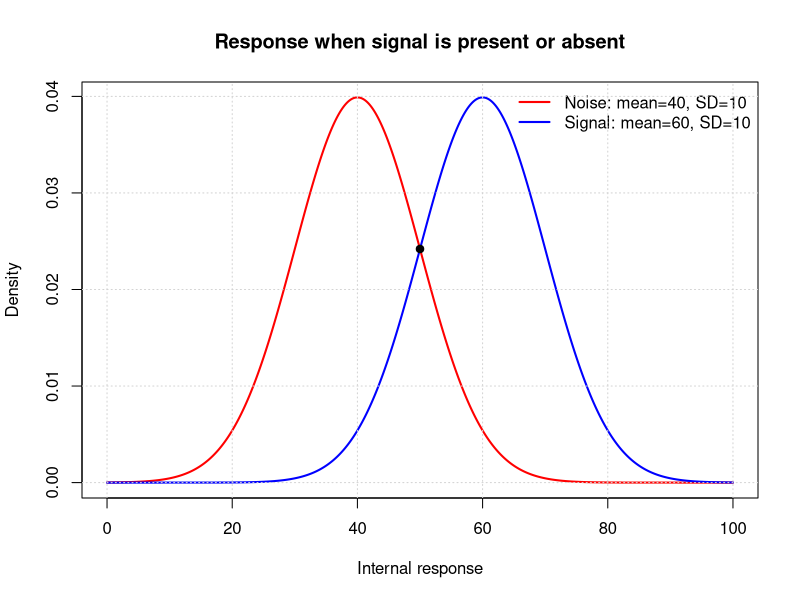
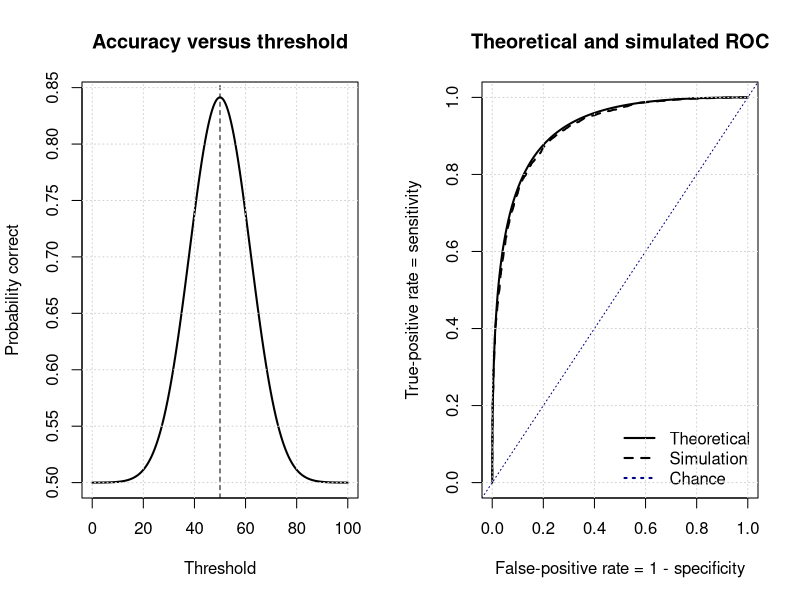
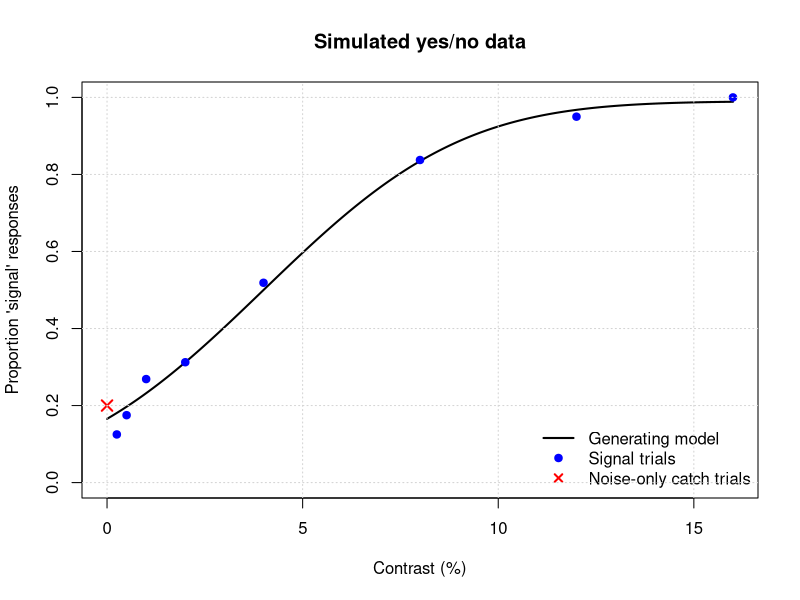
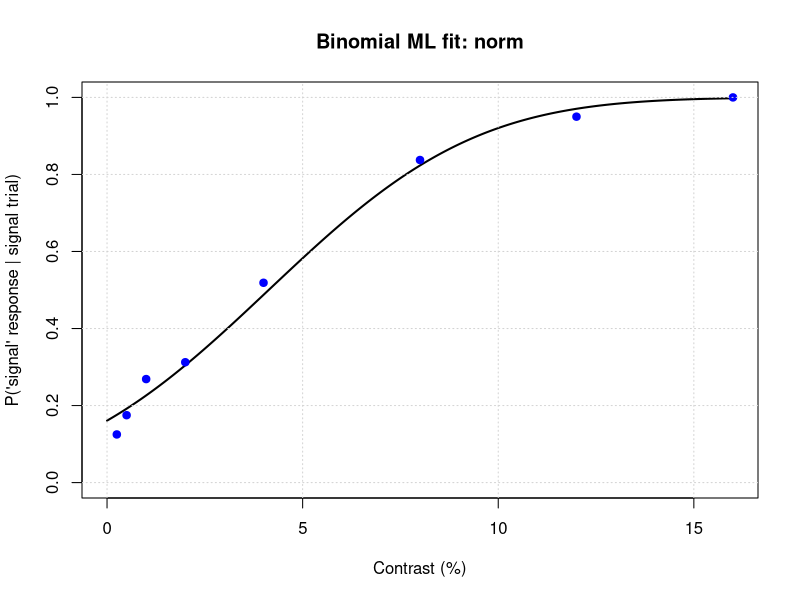
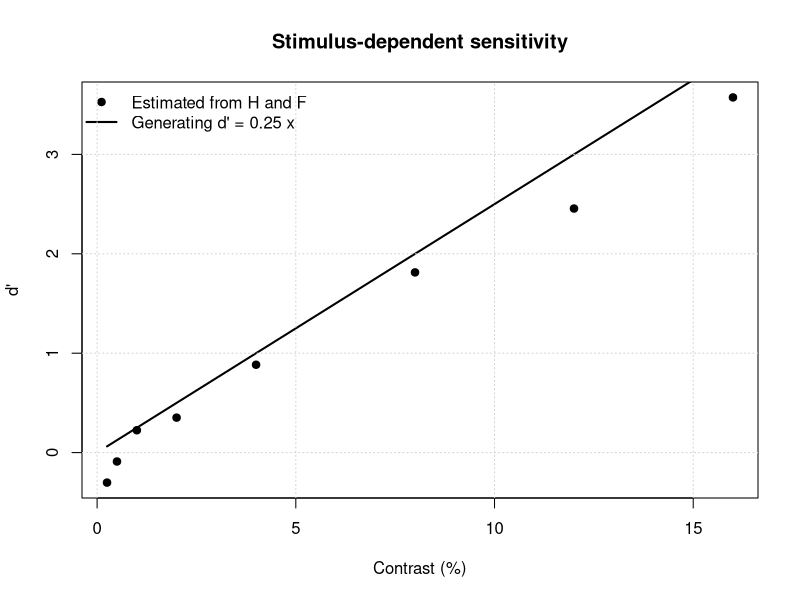
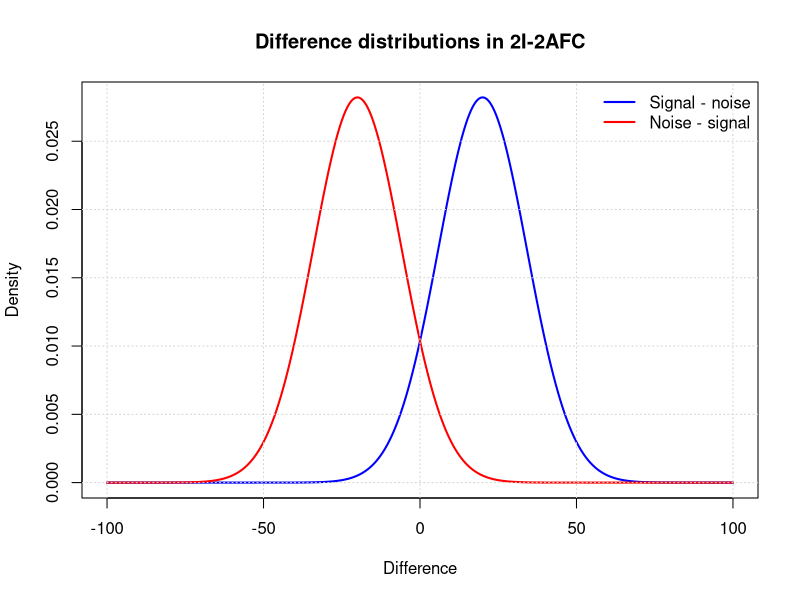
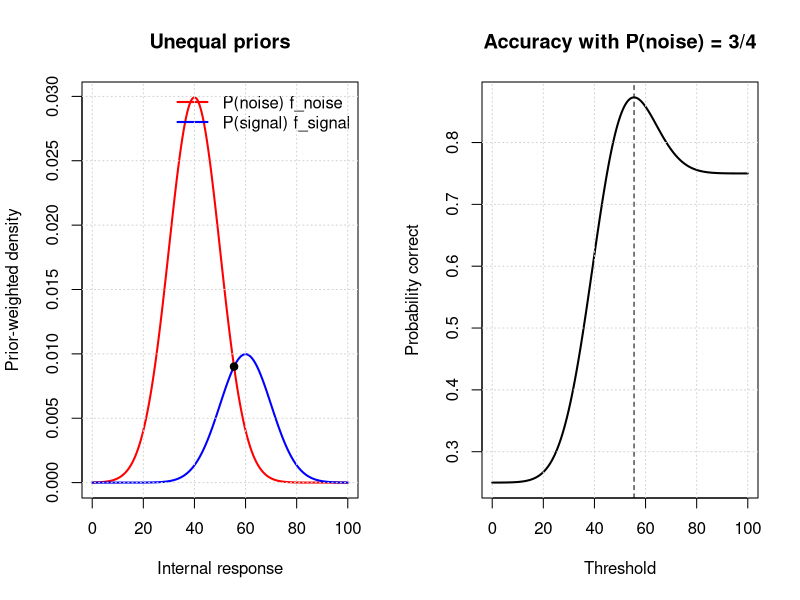
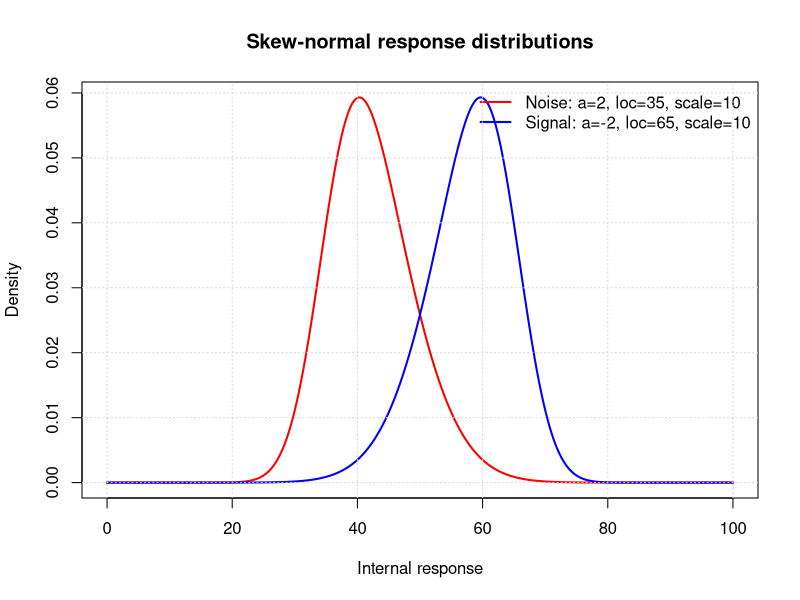

R code for these plots, in order:
# Signal detection theory: from an ideal observer to psychometric functions
# Copyright © 2026 Suresh Krishna.
# Licensed as a complete educational work under CC BY-NC-SA 4.0:
# https://creativecommons.org/licenses/by-nc-sa/4.0/
# Attribution details:
# https://github.com/m2b3/QuantBehavior/blob/main/LICENSE-CONTENT.md
#
# Standalone R companion to sdt.py. Run with:
#   Rscript sdt.R
# or source it from RStudio. It uses only base R (including the recommended
# stats and graphics packages), so no package installation is required.
#
# Contents
#   1. The ideal equal-variance model
#   2. What changes in real observers?
#   3. Simulated yes/no data
#   4. Fit a psychometric function
#   5. From SDT to stimulus-dependent psychometric functions
#   Appendix: selected extensions

options(stringsAsFactors = FALSE)

# Small helpers used throughout. Sorting inside auc_trapezoid makes it work
# whether an ROC was generated by increasing or decreasing thresholds.
auc_trapezoid <- function(x, y) {
  keep <- is.finite(x) & is.finite(y)
  x <- x[keep]
  y <- y[keep]
  ordering <- order(x)
  x <- x[ordering]
  y <- y[ordering]
  sum(diff(x) * (head(y, -1) + tail(y, -1)) / 2)
}

find_curve_crossing <- function(grid, difference, target = mean(range(grid))) {
  crossing_indices <- which(diff(sign(difference)) != 0)
  if (length(crossing_indices) == 0) {
    stop("No curve crossing was found on the supplied grid.")
  }
  crossings <- vapply(crossing_indices, function(index) {
    x1 <- grid[index]
    x2 <- grid[index + 1]
    y1 <- difference[index]
    y2 <- difference[index + 1]
    x1 - y1 * (x2 - x1) / (y2 - y1)
  }, numeric(1))
  crossings[which.min(abs(crossings - target))]
}

simulate_yes_count <- function(mean_response, n_trials, criterion, lapse) {
  internal_response <- rnorm(n_trials, mean_response, 1)
  respond_yes <- internal_response > criterion
  lapse_trials <- runif(n_trials) < lapse
  respond_yes[lapse_trials] <- runif(sum(lapse_trials)) < 0.5
  sum(respond_yes)
}

# -----------------------------------------------------------------------------
# 1. The ideal equal-variance model
# -----------------------------------------------------------------------------
# Imagine equally common signal and noise trials. Each trial creates a noisy,
# one-dimensional internal response. Signal responses tend to be larger, but
# the distributions overlap. Examples include baggage screening, radiology,
# hearing one's name, or diagnosing a sample from a noisy test.
#
# Our deliberately idealized starting assumptions are Gaussian signal and
# noise distributions with equal variance, independent stationary trials, one
# fixed decision criterion, and no stimulus-independent guesses or lapses.

x <- seq(0, 100, length.out = 1000)
diff_x <- seq(-100, 100, length.out = 1000)
loc_noise <- 40
sd_noise <- 10
loc_signal <- 60
sd_signal <- 10
pdf_noise <- dnorm(x, loc_noise, sd_noise)
pdf_signal <- dnorm(x, loc_signal, sd_signal)
intersection_point <- find_curve_crossing(
  x, pdf_signal - pdf_noise, (loc_noise + loc_signal) / 2
)

plot(
  x, pdf_noise, type = "l", col = "red", lwd = 2,
  xlab = "Internal response", ylab = "Density",
  main = "Response when signal is present or absent"
)
lines(x, pdf_signal, col = "blue", lwd = 2)
points(
  intersection_point,
  dnorm(intersection_point, loc_signal, sd_signal),
  pch = 19
)
legend(
  "topright",
  c(
    sprintf("Noise: mean=%g, SD=%g", loc_noise, sd_noise),
    sprintf("Signal: mean=%g, SD=%g", loc_signal, sd_signal)
  ),
  col = c("red", "blue"), lty = 1, lwd = 2, bty = "n"
)
grid()

# Respond "signal" when the response exceeds a threshold. Very low thresholds
# create many hits and false alarms; very high thresholds create few of both.
# In multidimensional or non-Gaussian problems, the optimal acceptance region
# can be more complicated than one threshold.
thresholds <- seq(min(x), max(x), length.out = 1000)
tpr_theoretical <- 1 - pnorm(thresholds, loc_signal, sd_signal)
fpr_theoretical <- 1 - pnorm(thresholds, loc_noise, sd_noise)
p_correct_theoretical <- 0.5 * (tpr_theoretical + 1 - fpr_theoretical)

roc_fpr_theoretical <- c(1, fpr_theoretical, 0)
roc_tpr_theoretical <- c(1, tpr_theoretical, 0)
roc_auc <- auc_trapezoid(roc_fpr_theoretical, roc_tpr_theoretical)
cat(sprintf("Area under the theoretical ROC curve: %.4f\n", roc_auc))

# Internal checks use analytic identities that do not depend on a random seed.
dprime_theoretical <- (loc_signal - loc_noise) / sd_noise
auc_analytic <- pnorm(dprime_theoretical / sqrt(2))
stopifnot(
  abs(sd_signal - sd_noise) < .Machine$double.eps^0.5,
  abs(intersection_point - (loc_noise + loc_signal) / 2) < 2 * diff(x)[1],
  abs(roc_auc - auc_analytic) < 5e-4,
  abs(max(p_correct_theoretical) - pnorm(dprime_theoretical / 2)) < 5e-4
)

set.seed(602)
n_trials <- 10000
n_half <- n_trials %/% 2
samples_noise <- rnorm(n_half, loc_noise, sd_noise)
samples_signal <- rnorm(n_half, loc_signal, sd_signal)
samples <- c(samples_noise, samples_signal)
labels <- c(rep(FALSE, n_half), rep(TRUE, n_half))

tpr_simulation <- numeric(length(thresholds))
fpr_simulation <- numeric(length(thresholds))
for (i in seq_along(thresholds)) {
  predictions <- samples > thresholds[i]
  tpr_simulation[i] <- mean(predictions[labels])
  fpr_simulation[i] <- mean(predictions[!labels])
}

old_par <- par(mfrow = c(1, 2))
plot(
  thresholds, p_correct_theoretical, type = "l", lwd = 2,
  xlab = "Threshold", ylab = "Probability correct",
  main = "Accuracy versus threshold"
)
abline(v = intersection_point, lty = 2)
grid()

plot(
  roc_fpr_theoretical, roc_tpr_theoretical, type = "l", lwd = 2,
  xlim = c(0, 1), ylim = c(0, 1),
  xlab = "False-positive rate = 1 - specificity",
  ylab = "True-positive rate = sensitivity",
  main = "Theoretical and simulated ROC"
)
lines(c(1, fpr_simulation, 0), c(1, tpr_simulation, 0), lty = 2, lwd = 2)
abline(0, 1, col = "navy", lty = 3)
legend(
  "bottomright", c("Theoretical", "Simulation", "Chance"),
  lty = c(1, 2, 3), lwd = 2, col = c("black", "black", "navy"), bty = "n"
)
grid()
par(old_par)

# Standard SDT measures
# For criterion k, H = P(X > k | signal) and F = P(X > k | noise).
# Under the equal-variance Gaussian model:
#   d'   = qnorm(H) - qnorm(F) = (mu_signal - mu_noise) / sigma
#   c    = -0.5 * (qnorm(H) + qnorm(F))
#   beta = f_signal(k) / f_noise(k) = exp(d' * c)
# c = 0 is unbiased, c > 0 conservative, and c < 0 liberal. With equal
# priors and equal error costs, the optimal criterion has c = 0 and beta = 1.
# The likelihood-ratio decision rule is more general than these formulas.

# -----------------------------------------------------------------------------
# 2. What changes in real observers?
# -----------------------------------------------------------------------------
# The ideal model is a baseline, not a literal description of every observer.
#
# Ideal assumption             Plausible departure / consequence
# Equal Gaussian variance      Unequal or non-Gaussian evidence changes ROC shape
# One fixed criterion          Drift, sequential bias, or payoff changes add variance
# Fixed sensitivity            Learning, fatigue, attention, and adaptation change d'
# No guesses or lapses         Stimulus-independent responses alter both asymptotes
# One mechanism                Strategy/state mixtures may not form one sigmoid
# Independent binomial trials  Serial dependence causes overdispersion
#
# Add complexity only when the design identifies it. Inspect residuals, recover
# parameters in simulations, compare constrained models, and prefer predictive
# or principled model comparisons over appearance alone. With unequal Gaussian
# variances, use a binormal/zROC analysis. AUC, A', and d_a answer related but
# different questions and do not rescue a poorly identified design.

# -----------------------------------------------------------------------------
# 3. Simulated yes/no data
# -----------------------------------------------------------------------------
# On signal trials, contrast x raises the mean internal response linearly:
#   X | signal,x ~ Normal(d'(x), 1), with d'(x) = gain * x.
# Noise-only catch trials have mean zero. The observer says "signal" when X > k.
# On a lapse trial the response is random.

set.seed(604)
contrast_levels <- c(0.25, 0.5, 1, 2, 4, 8, 12, 16)
n_per_level <- 160
n_catch <- 240
gain_true <- 0.25
criterion_true <- 1.0
lapse_true <- 0.02
true_dprime <- gain_true * contrast_levels

yes_counts <- vapply(
  true_dprime,
  simulate_yes_count,
  integer(1),
  n_trials = n_per_level,
  criterion = criterion_true,
  lapse = lapse_true
)
false_alarm_count <- simulate_yes_count(
  0, n_catch, criterion_true, lapse_true
)
false_alarm_rate <- false_alarm_count / n_catch

psychometric_data <- data.frame(
  contrast = contrast_levels,
  yes = yes_counts,
  trials = rep(n_per_level, length(contrast_levels))
)

contrast_grid <- seq(0, max(contrast_levels), length.out = 400)
p_yes_generating <- lapse_true / 2 +
  (1 - lapse_true) * pnorm(gain_true * contrast_grid - criterion_true)
plot(
  contrast_grid, p_yes_generating, type = "l", lwd = 2,
  xlab = "Contrast (%)", ylab = "Proportion 'signal' responses",
  ylim = c(0, 1), main = "Simulated yes/no data"
)
points(contrast_levels, yes_counts / n_per_level, pch = 19, col = "blue")
points(0, false_alarm_rate, pch = 4, cex = 1.4, lwd = 2, col = "red")
legend(
  "bottomright",
  c("Generating model", "Signal trials", "Noise-only catch trials"),
  col = c("black", "blue", "red"), lty = c(1, NA, NA),
  pch = c(NA, 19, 4), lwd = c(2, NA, 2), bty = "n"
)
grid()

cat(sprintf(
  "Catch trials: %d/%d; F = %.3f\n",
  false_alarm_count, n_catch, false_alarm_rate
))
cat("Contrast | signal responses / trials\n")
for (i in seq_along(contrast_levels)) {
  cat(sprintf("%8.2f | %3d / %d\n", contrast_levels[i], yes_counts[i], n_per_level))
}

# -----------------------------------------------------------------------------
# 4. Fit a psychometric function
# -----------------------------------------------------------------------------
# R has several possible psychometric-fitting routes. stats::glm is excellent
# for ordinary logit/probit binomial models without fitted lapses. The psyphy
# package (sometimes described informally as "R psychophysics") supplies SDT
# utilities, psychophysical GLM links, and psyfun.2asym; quickpsy adds a convenient
# multi-group/bootstrap workflow; brms can express richer Bayesian models. To
# keep this file immediately runnable, the code below directly maximizes the
# grouped-binomial likelihood with base stats::optim. This also lets us impose
# the same lower/upper-asymptote constraint used in the Python and MATLAB files.
#
# Curve choices:
#   norm     additive Gaussian decision noise: Phi(beta * (x - alpha))
#   logistic logistic decision noise: plogis(beta * (x - alpha))
#   weibull  positive intensities: 1 - exp(-(x / alpha)^beta)
#
# The response probability is q + (1 - 2q) * core(x), where the lower and
# upper error asymptotes are constrained to the same q. Under random lapses,
# the corresponding total lapse probability is 2q.

sigmoid_name <- "norm"  # Change to "logistic" or "weibull".

predict_psychometric <- function(theta, stimulus, sigmoid) {
  # q is constrained to (0, 0.1), slope/scale parameters stay positive.
  q <- 0.1 * plogis(theta[3])
  if (sigmoid == "weibull") {
    alpha <- exp(theta[1])
    beta <- exp(theta[2])
    core <- 1 - exp(-(pmax(stimulus, 0) / alpha)^beta)
  } else {
    alpha <- theta[1]
    beta <- exp(theta[2])
    linear_predictor <- beta * (stimulus - alpha)
    core <- if (sigmoid == "norm") pnorm(linear_predictor) else
      plogis(linear_predictor)
  }
  q + (1 - 2 * q) * core
}

psychometric_nll <- function(theta, data, sigmoid) {
  probabilities <- predict_psychometric(theta, data$contrast, sigmoid)
  probabilities <- pmin(pmax(probabilities, 1e-12), 1 - 1e-12)
  -sum(dbinom(data$yes, data$trials, probabilities, log = TRUE))
}

if (sigmoid_name == "weibull") {
  theta_start <- c(log(median(contrast_levels)), log(2), qlogis(0.1))
} else {
  theta_start <- c(median(contrast_levels), log(0.25), qlogis(0.1))
}

psychometric_fit <- optim(
  theta_start,
  psychometric_nll,
  data = psychometric_data,
  sigmoid = sigmoid_name,
  method = "Nelder-Mead",
  control = list(maxit = 10000, reltol = 1e-10),
  hessian = TRUE
)

fit_theta <- psychometric_fit$par
fit_q <- 0.1 * plogis(fit_theta[3])
if (sigmoid_name == "weibull") {
  fit_alpha <- exp(fit_theta[1])
  fit_beta <- exp(fit_theta[2])
} else {
  fit_alpha <- fit_theta[1]
  fit_beta <- exp(fit_theta[2])
}

fit_grid <- seq(0, max(contrast_levels), length.out = 400)
fit_probability <- predict_psychometric(fit_theta, fit_grid, sigmoid_name)
plot(
  fit_grid, fit_probability, type = "l", lwd = 2,
  xlab = "Contrast (%)", ylab = "P('signal' response | signal trial)",
  ylim = c(0, 1), main = sprintf("Binomial ML fit: %s", sigmoid_name)
)
points(contrast_levels, yes_counts / n_per_level, pch = 19, col = "blue")
grid()

cat(sprintf(
  paste0(
    "Psychometric fit (%s): alpha = %.4f, beta = %.4f, ",
    "equal asymptote q = %.4f (random-lapse probability = %.4f); convergence = %d\n"
  ),
  sigmoid_name, fit_alpha, fit_beta, fit_q, 2 * fit_q,
  psychometric_fit$convergence
))
stopifnot(
  psychometric_fit$convergence == 0,
  is.finite(psychometric_fit$value),
  all(fit_probability > 0 & fit_probability < 1),
  fit_beta > 0,
  fit_q >= 0 && fit_q <= 0.1
)

# -----------------------------------------------------------------------------
# 5. From SDT to stimulus-dependent psychometric functions
# -----------------------------------------------------------------------------
# With unit variance and fixed criterion k:
#   H(x) = Phi(d'(x) - k), and F = Phi(-k).
# Thus H(x) depends jointly on the decision rule and the transducer mapping the
# physical stimulus to sensitivity. If d'(x) = gain*x, H(x) is cumulative
# Gaussian in x. A common nonlinear extension is d'(x) = (gain*x)^p.
#
# Fit signal and noise responses jointly when asking whether a manipulation
# changes gain, exponent, criterion, or lapse rate. If false-alarm rate or
# criterion changes with stimulus or condition, fitting hit rates alone
# confounds sensitivity and bias.

# The log-linear correction avoids infinite z-scores for observed rates 0 or 1.
hit_rate_corrected <- (yes_counts + 0.5) / (n_per_level + 1)
false_alarm_rate_corrected <- (false_alarm_count + 0.5) / (n_catch + 1)
empirical_dprime <- qnorm(hit_rate_corrected) - qnorm(false_alarm_rate_corrected)
stopifnot(
  all(is.finite(empirical_dprime)),
  length(empirical_dprime) == length(contrast_levels)
)

plot(
  contrast_levels, empirical_dprime, pch = 19,
  xlab = "Contrast (%)", ylab = "d'",
  main = "Stimulus-dependent sensitivity"
)
lines(contrast_levels, true_dprime, lwd = 2)
legend(
  "topleft", c("Estimated from H and F", sprintf("Generating d' = %.2f x", gain_true)),
  pch = c(19, NA), lty = c(NA, 1), lwd = c(NA, 2), bty = "n"
)
grid()

# -----------------------------------------------------------------------------
# Appendix A1. Estimating SDT measures from response counts
# -----------------------------------------------------------------------------
#                Respond "signal"  Respond "noise"
# Actual signal       Hit               Miss
# Actual noise        False alarm       Correct rejection
#
# H conditions on signal trials; F conditions on noise trials. Precision,
# hits/(hits + false alarms), instead conditions on the response and therefore
# changes with the signal base rate.

hits <- 40
misses <- 10
false_alarms <- 15
correct_rejections <- 135
hit_rate <- hits / (hits + misses)
false_alarm_rate_example <- false_alarms / (false_alarms + correct_rejections)
precision <- hits / (hits + false_alarms)
hit_rate_corrected_example <- (hits + 0.5) / (hits + misses + 1)
fa_rate_corrected_example <-
  (false_alarms + 0.5) / (false_alarms + correct_rejections + 1)
z_hit <- qnorm(hit_rate_corrected_example)
z_false_alarm <- qnorm(fa_rate_corrected_example)
dprime_observed <- z_hit - z_false_alarm
criterion_observed <- -0.5 * (z_hit + z_false_alarm)
stopifnot(
  is.finite(dprime_observed),
  is.finite(criterion_observed),
  dprime_observed > 0
)

cat(sprintf(
  "Hit rate: %.3f; false-alarm rate: %.3f\n",
  hit_rate, false_alarm_rate_example
))
cat(sprintf(
  "Corrected d': %.3f; corrected c: %.3f; precision: %.3f\n",
  dprime_observed, criterion_observed, precision
))

# Appendix A2. Unequal variance and alternative sensitivity indices
# If sigma_signal != sigma_noise, qnorm(H)-qnorm(F) varies with criterion.
# The zROC follows:
#   qnorm(H) = (mu_signal-mu_noise)/sigma_signal
#              + (sigma_noise/sigma_signal) * qnorm(F).
# Its slope is sigma_noise/sigma_signal, not 1. The log likelihood ratio is
# quadratic, so an optimal decision region can require two crossings. ROC/AUC
# and the general likelihood-ratio rule remain valid. A', d_a, and equal-
# variance d' have different interpretations and should be labelled clearly.

# -----------------------------------------------------------------------------
# Appendix A3. Two-interval, two-alternative forced choice
# -----------------------------------------------------------------------------
# Each trial contains one signal and one noise sample; choose the larger. Under
# independent draws from the same decision variable there is no criterion/caution
# term, although order and response biases may remain.

pdf_signal_minus_noise <- dnorm(
  diff_x, loc_signal - loc_noise, sqrt(sd_noise^2 + sd_signal^2)
)
pdf_noise_minus_signal <- dnorm(
  diff_x, loc_noise - loc_signal, sqrt(sd_noise^2 + sd_signal^2)
)
plot(
  diff_x, pdf_signal_minus_noise, type = "l", col = "blue", lwd = 2,
  xlab = "Difference", ylab = "Density",
  main = "Difference distributions in 2I-2AFC"
)
lines(diff_x, pdf_noise_minus_signal, col = "red", lwd = 2)
legend(
  "topright", c("Signal - noise", "Noise - signal"),
  col = c("blue", "red"), lty = 1, lwd = 2, bty = "n"
)
grid()

p_correct_2afc <- 1 - pnorm(
  0, loc_signal - loc_noise, sqrt(sd_noise^2 + sd_signal^2)
)
cat(sprintf("Probability correct in 2I-2AFC: %.4f\n", p_correct_2afc))
# Under the standard assumptions, P(correct in 2AFC) = AUC = Phi(d'/sqrt(2)).
# Balanced yes/no accuracy at the optimal criterion is Phi(d'/2).
stopifnot(
  abs(p_correct_2afc - auc_analytic) < 1e-12,
  abs(p_correct_2afc - roc_auc) < 5e-4
)

# -----------------------------------------------------------------------------
# Appendix A4. Unequal priors and error costs
# -----------------------------------------------------------------------------
# Choose signal when the likelihood ratio exceeds
#   beta_optimal = P(noise)/P(signal) *
#                  (C_FA-C_CR)/(C_M-C_H).
# With equal error costs and P(noise)=3/4, P(signal)=1/4, beta_optimal=3.
# The accuracy-maximizing threshold is where prior-weighted densities cross.

prior_noise <- 3 / 4
prior_signal <- 1 / 4
weighted_noise <- prior_noise * pdf_noise
weighted_signal <- prior_signal * pdf_signal
weighted_intersection <- find_curve_crossing(
  x, weighted_signal - weighted_noise, (loc_noise + loc_signal) / 2
)
p_correct_unequal <-
  prior_signal * tpr_theoretical + prior_noise * (1 - fpr_theoretical)
analytic_weighted_intersection <-
  (loc_noise + loc_signal) / 2 +
  sd_noise^2 * log(prior_noise / prior_signal) / (loc_signal - loc_noise)
stopifnot(
  abs(weighted_intersection - analytic_weighted_intersection) < 2 * diff(x)[1],
  abs(thresholds[which.max(p_correct_unequal)] - weighted_intersection) <
    2 * diff(thresholds)[1]
)

old_par <- par(mfrow = c(1, 2))
plot(
  x, weighted_noise, type = "l", col = "red", lwd = 2,
  xlab = "Internal response", ylab = "Prior-weighted density",
  main = "Unequal priors"
)
lines(x, weighted_signal, col = "blue", lwd = 2)
points(
  weighted_intersection,
  prior_signal * dnorm(weighted_intersection, loc_signal, sd_signal),
  pch = 19
)
legend(
  "topright", c("P(noise) f_noise", "P(signal) f_signal"),
  col = c("red", "blue"), lty = 1, lwd = 2, bty = "n"
)
grid()

plot(
  thresholds, p_correct_unequal, type = "l", lwd = 2,
  xlab = "Threshold", ylab = "Probability correct",
  main = "Accuracy with P(noise) = 3/4"
)
abline(v = weighted_intersection, lty = 2)
grid()
par(old_par)

# -----------------------------------------------------------------------------
# Appendix A5. A non-Gaussian example
# -----------------------------------------------------------------------------
# The skew-normal density is 2*phi(z)*Phi(a*z)/scale. These small local
# functions avoid requiring the optional sn package.

skew_normal_pdf <- function(value, shape, location, scale) {
  z <- (value - location) / scale
  2 * dnorm(z) * pnorm(shape * z) / scale
}

skew_normal_cdf <- function(value, shape, location, scale) {
  vapply(
    value,
    function(upper) integrate(
      skew_normal_pdf, -Inf, upper,
      shape = shape, location = location, scale = scale,
      rel.tol = 1e-8
    )$value,
    numeric(1)
  )
}

rskew_normal <- function(n, shape, location, scale) {
  delta <- shape / sqrt(1 + shape^2)
  location + scale * (
    delta * abs(rnorm(n)) + sqrt(1 - delta^2) * rnorm(n)
  )
}

x_skew <- seq(0, 100, length.out = 1000)
shape_noise <- 2
loc_noise_skew <- 35
scale_noise_skew <- 10
shape_signal <- -2
loc_signal_skew <- 65
scale_signal_skew <- 10
pdf_noise_skew <- skew_normal_pdf(
  x_skew, shape_noise, loc_noise_skew, scale_noise_skew
)
pdf_signal_skew <- skew_normal_pdf(
  x_skew, shape_signal, loc_signal_skew, scale_signal_skew
)

plot(
  x_skew, pdf_noise_skew, type = "l", col = "red", lwd = 2,
  xlab = "Internal response", ylab = "Density",
  main = "Skew-normal response distributions"
)
lines(x_skew, pdf_signal_skew, col = "blue", lwd = 2)
legend(
  "topright",
  c(
    sprintf("Noise: a=%g, loc=%g, scale=%g", shape_noise, loc_noise_skew, scale_noise_skew),
    sprintf("Signal: a=%g, loc=%g, scale=%g", shape_signal, loc_signal_skew, scale_signal_skew)
  ),
  col = c("red", "blue"), lty = 1, lwd = 2, bty = "n"
)
grid()

set.seed(603)
n_skew_samples <- 10000
simulated_noise_skew <- rskew_normal(
  n_skew_samples, shape_noise, loc_noise_skew, scale_noise_skew
)
simulated_signal_skew <- rskew_normal(
  n_skew_samples, shape_signal, loc_signal_skew, scale_signal_skew
)
p_correct_skew <- mean(simulated_signal_skew > simulated_noise_skew)

thresholds_skew <- seq(min(x_skew), max(x_skew), length.out = 100)
tpr_skew <- 1 - skew_normal_cdf(
  thresholds_skew, shape_signal, loc_signal_skew, scale_signal_skew
)
fpr_skew <- 1 - skew_normal_cdf(
  thresholds_skew, shape_noise, loc_noise_skew, scale_noise_skew
)
auc_skew <- auc_trapezoid(c(1, fpr_skew, 0), c(1, tpr_skew, 0))

cat(sprintf("Skew-normal simulated 2AFC probability correct: %.4f\n", p_correct_skew))
cat(sprintf("Skew-normal ROC AUC: %.4f\n", auc_skew))
stopifnot(
  auc_skew > 0 && auc_skew < 1,
  p_correct_skew > 0 && p_correct_skew < 1,
  abs(p_correct_skew - auc_skew) < 0.02
)

cat("All internal consistency checks passed.\n")
